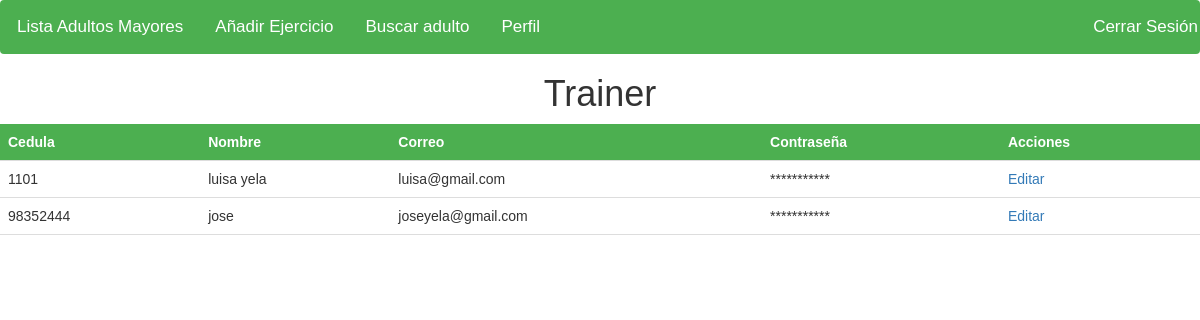
/perfil_trainer.php, run on an earlier commit of the app's database.
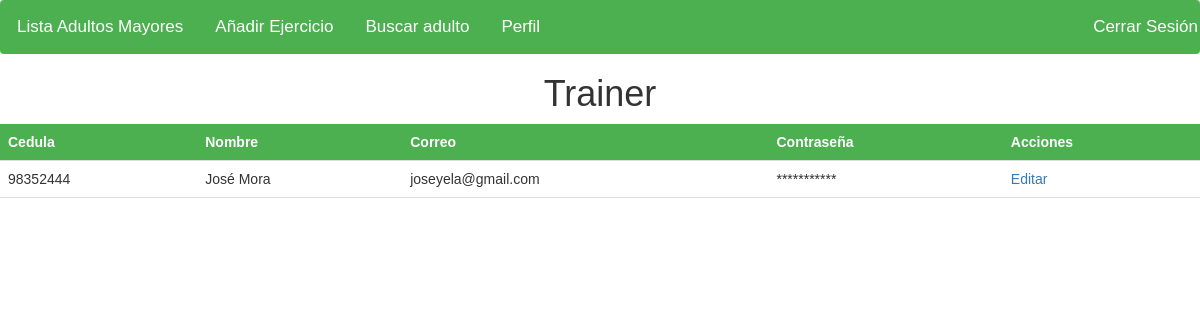
And on a later commit of the database.
### tables this page shows
CREATE TABLE `usuarios` (
  `id` int(6) UNSIGNED NOT NULL,
  `nombre` varchar(50) NOT NULL,
  `edad` int(3) NOT NULL,
  `fecha_nacimiento` date NOT NULL,
  `genero` varchar(10) NOT NULL,
  `tipo_usuario` varchar(20) NOT NULL,
  `email` varchar(50) NOT NULL,
  `password` varchar(10) NOT NULL,
  `nombre_usuario` varchar(10) NOT NULL,
  `fecha_registro` timestamp NOT NULL DEFAULT current_timestamp() ON UPDATE current_timestamp(),
  `cedula` varchar(15) DEFAULT NULL,
  `telefono` varchar(10) DEFAULT NULL
);

### perfil_trainer.php (the view, shortened to what this page needs)
<!DOCTYPE html>
<html lang="en">
<head>
    <link rel="stylesheet" href="https://maxcdn.bootstrapcdn.com/bootstrap/3.4.1/css/bootstrap.min.css">
    <link rel="stylesheet" href="style/style_perfil.css">
</head>
<body>
    <div>
    <?php include 'base_trainer.php'; ?>
    </div>
    <table>
        <thead>
            <tr>
                <th>Cedula</th>
                <th>Nombre</th>
                <th>Correo</th>
                <th>Contraseña</th>
                <th>Acciones</th>
            </tr>
        </thead>
        <tbody>
            <?php
                $bd = conectar();
                $query = "SELECT * FROM usuarios Where tipo_usuario = 'Entrenador'";
                $result = mysqli_query($bd, $query);
                while ($row = mysqli_fetch_array($result)):
                    echo "<tr>";
                    echo "<td>" . $row['cedula'] . "</td>";
                    echo "<td>" . $row['nombre'] . "</td>";
                    echo "<td>" . $row['email'] . "</td>";
                    echo "<td> ***********</td>";
                    echo "<td><a href='editar_perfil.php?cedula=" . $row['cedula'] . "'>Editar</a></td>";
                    echo "</tr>";
                endwhile;
            ?>
        </tbody>
    </table>
</body>
</html>

What changed in the data, as far as the page shows it:
removed usuarios: cedula "1101", nombre "luisa yela", email "luisa@gmail.com"
changed usuarios "joseyela@gmail.com": nombre "jose" → "José Mora"
